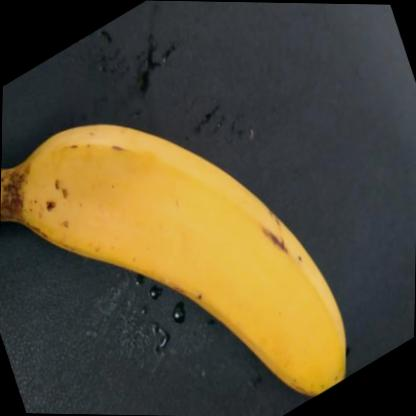
#> input picture agrigrade-frontend/ai-backend/dataset/banana/A/grade_a_01.jpg, 416 x 416 px
$ python -i detect_duplicates.py   (imports and definitions only)
#> lines starting #> are read from the running program, lines starting #| are printed output that depends on the picture
"""
Duplicate Detection Module for AgriGrade AI Dataset Pipeline.
Calculates SHA-256 for exact duplicates and difference hash (dHash) for near-duplicates.
"""

import hashlib
import io
from pathlib import Path
from PIL import Image

# [12 lines left out: function compute_sha256, not called in this run]

def compute_dhash(image_or_bytes, hash_size=8) -> str:
    """
    Compute difference hash (dHash) for near-duplicate image detection.
    """
#> called with hash_size = 8
    try:
        if isinstance(image_or_bytes, (bytes, io.BytesIO)):
            stream = io.BytesIO(image_or_bytes) if isinstance(image_or_bytes, bytes) else image_or_bytes
            img = Image.open(stream).convert('L')
        elif isinstance(image_or_bytes, Image.Image):
            img = image_or_bytes.convert('L')
        else:
            img = Image.open(image_or_bytes).convert('L')
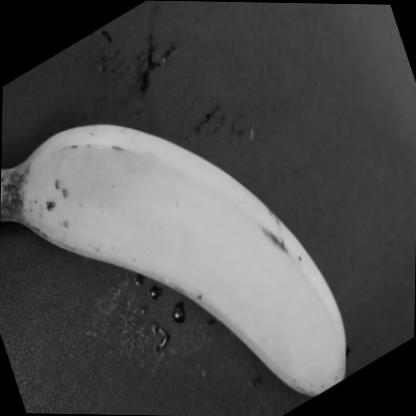
#> img: PIL image 416x416 L; min 0, max 201, mean 77.8

        # Resize to (hash_size + 1, hash_size)
        img = img.resize((hash_size + 1, hash_size), Image.Resampling.LANCZOS)
        pixels = list(img.getdata())
#> pixels = 72 values, max 203 at index 60, min 0 at index 0, mean 78.64

        # Compare adjacent pixels horizontally
        difference = []
        for row in range(hash_size):
            for col in range(hash_size):
                pixel_left = pixels[row * (hash_size + 1) + col]
                pixel_right = pixels[row * (hash_size + 1) + col + 1]
                difference.append(pixel_left > pixel_right)
#> after the loop, difference = 64 items, first 6: False, False, False, False, False, False

        # Convert boolean array to hex string
        decimal_value = 0
        hex_string = []
        for index, value in enumerate(difference):
            if value:
                decimal_value += 2 ** (index % 4)
            if (index % 4 == 3) or (index == len(difference) - 1):
                hex_string.append(hex(decimal_value)[2:])
                decimal_value = 0
#> this loop made 64 passes
#> value on passes 4, 8, 12, 16, 19, 20, 21, 24, 28, 29, 30, 32: False, True, False, False, True, True, True, False, True, True, True, False
#> after the loop, hex_string = ['0', '8', '0', '0', 'c', '1', '8', '3', '0', '7', '0', 'e', '6', 'c', 'a', 'd']
        return "".join(hex_string)
    except Exception:
        return ""

# [37 lines left out: function find_duplicates, not called in this run]

>>> result = compute_dhash('../../../agrigrade-frontend/ai-backend/dataset/banana/A/grade_a_01.jpg')
#> result = '0800c183070e6cad'

$ run again, on agrigrade-frontend/ai-backend/dataset/banana/A/grade_a_02.jpg
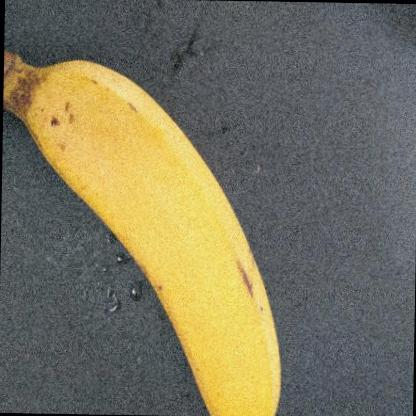
#> input picture agrigrade-frontend/ai-backend/dataset/banana/A/grade_a_02.jpg, 416 x 416 px
#> in compute_dhash, `img = Image.open(image_or_bytes).convert('L')`:
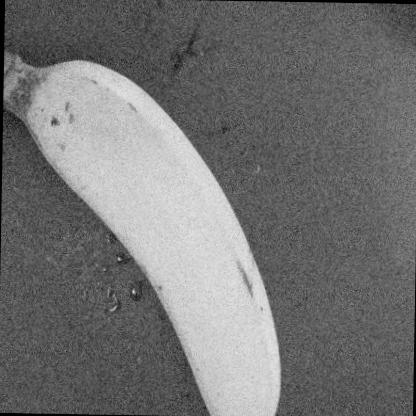
#> img: PIL image 416x416 L; min 0, max 231, mean 115
#> pixels = 72 values, max 224 at index 49, min 66 at index 0, mean 115.3
#> after the loop in compute_dhash, `for row in range(hash_size):`: difference = 64 items, first 6: False, True, False, False, False, False
#> the loop in compute_dhash, `for index, value in enumerate(difference):` made 64 passes
#> value on passes 2, 4, 8, 10, 11, 12, 16, 19: True, False, True, True, True, True, False, True
#> after the loop in compute_dhash, `for index, value in enumerate(difference):`: hex_string = ['2', '8', 'e', '0', 'c', '1', '8', '1', '1', '3', '2', '3', '3', '6', '4', '6']
#> result = '28e0c18113233646'

$ run again, on agrigrade-frontend/ai-backend/dataset/banana/A/grade_a_03.jpg
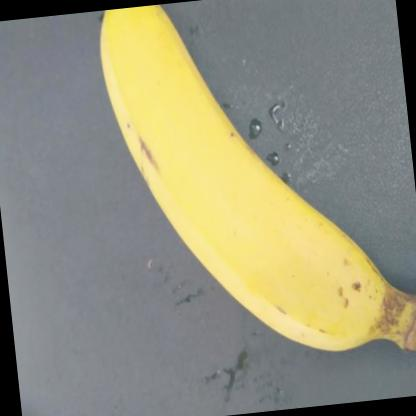
#> input picture agrigrade-frontend/ai-backend/dataset/banana/A/grade_a_03.jpg, 416 x 416 px
#> in compute_dhash, `img = Image.open(image_or_bytes).convert('L')`:
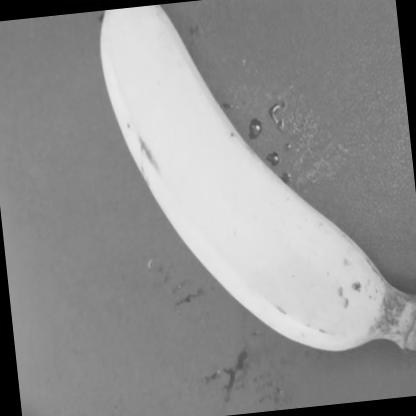
#> img: PIL image 416x416 L; min 0, max 235, mean 143.8
#> pixels = 72 values, max 236 at index 12, min 78 at index 71, mean 145.6
#> after the loop in compute_dhash, `for row in range(hash_size):`: difference = 64 items, first 6: False, False, False, True, False, True
#> the loop in compute_dhash, `for index, value in enumerate(difference):` made 64 passes
#> value on passes 4, 6, 8, 9, 12, 13, 16, 17: True, True, True, True, True, True, True, True
#> after the loop in compute_dhash, `for index, value in enumerate(difference):`: hex_string = ['8', 'a', '9', '9', '9', 'b', '3', '7', '2', 'e', '6', 'c', 'a', 'c', 'e', 'f']
#> result = '8a999b372e6cacef'

$ run again, on agrigrade-frontend/ai-backend/dataset/banana/A/grade_a_04.jpg
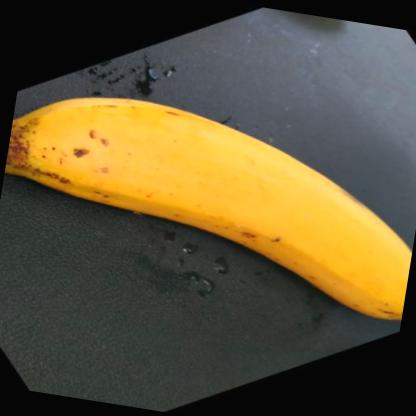
#> input picture agrigrade-frontend/ai-backend/dataset/banana/A/grade_a_04.jpg, 416 x 416 px
#> in compute_dhash, `img = Image.open(image_or_bytes).convert('L')`:
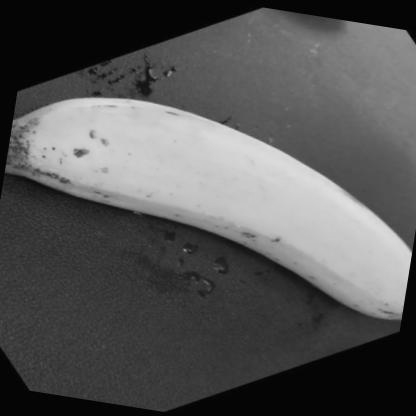
#> img: PIL image 416x416 L; min 0, max 226, mean 85.5
#> pixels = 72 values, max 221 at index 32, min 0 at index 1, mean 86.9
#> after the loop in compute_dhash, `for row in range(hash_size):`: difference = 64 items, first 6: True, False, False, False, False, True
#> the loop in compute_dhash, `for index, value in enumerate(difference):` made 64 passes
#> value on passes 1, 4, 6, 7, 8, 12, 16, 19: True, False, True, True, True, False, False, True
#> after the loop in compute_dhash, `for index, value in enumerate(difference):`: hex_string = ['1', 'e', '0', '0', 'c', '7', '0', 'e', '1', '8', 'e', '1', '6', 'f', '8', 'f']
#> result = '1e00c70e18e16f8f'
